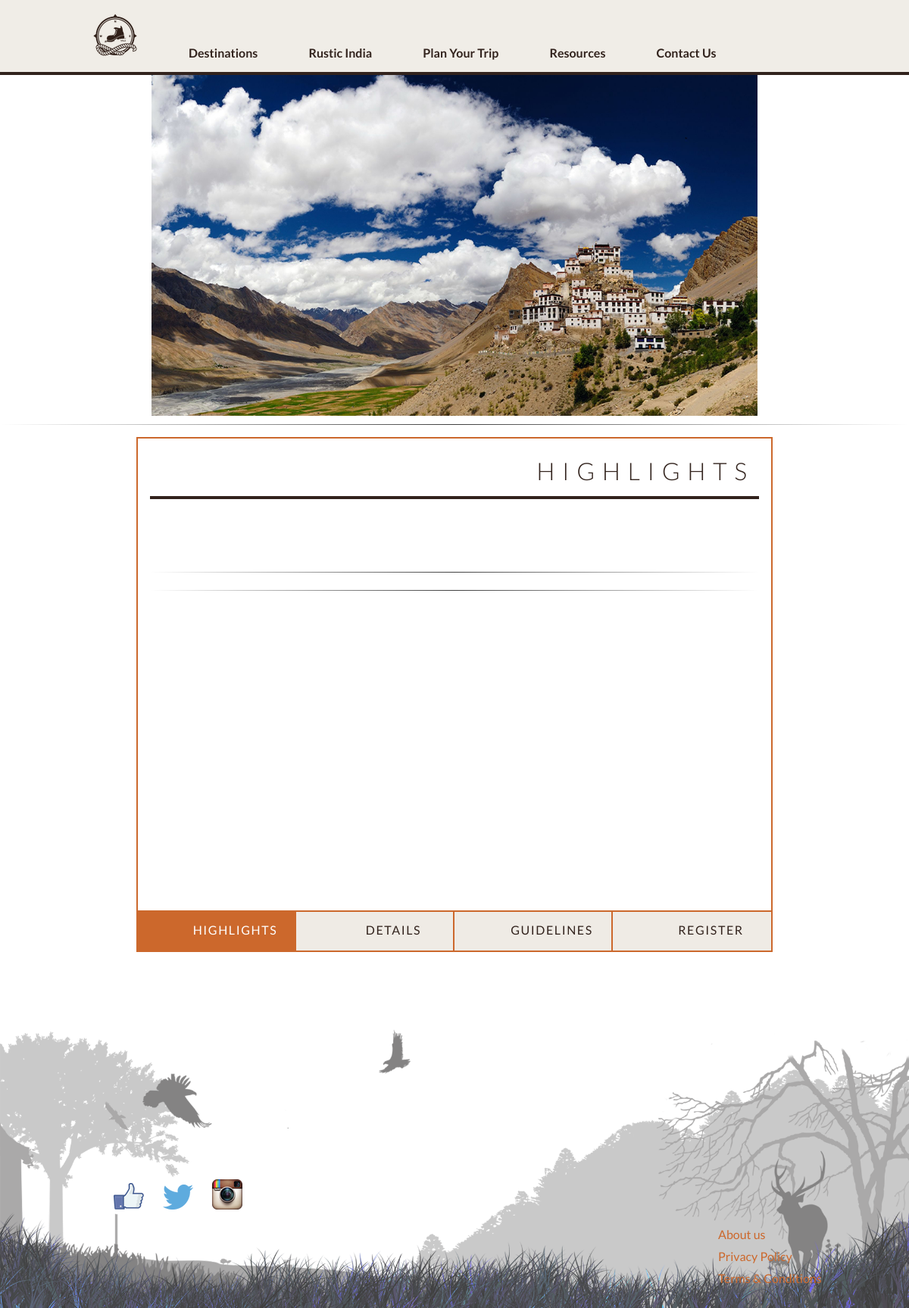
Before: /route.php?id=22 with the older database file.
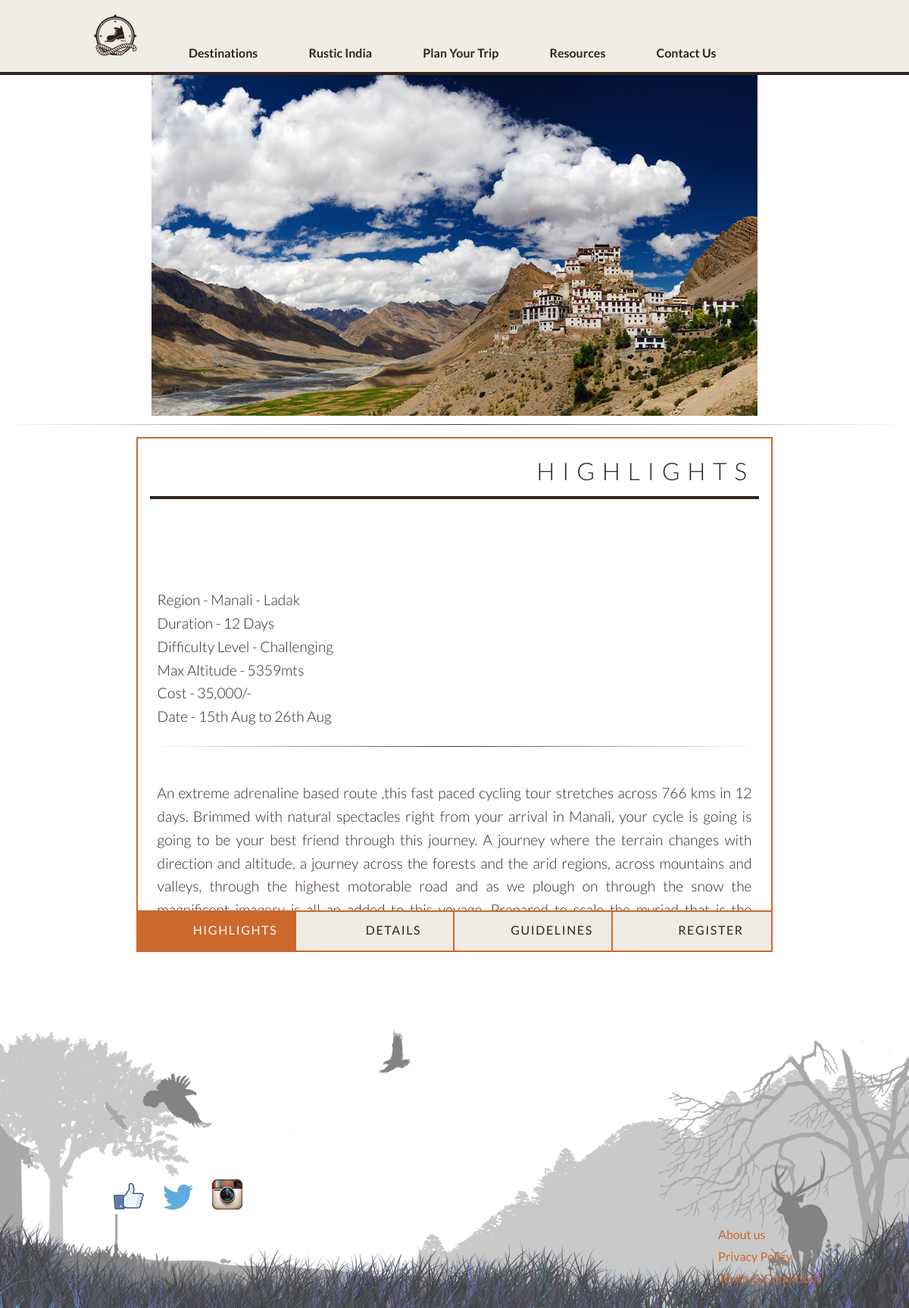
After: the same page with the newer database file.
### tables this page shows
CREATE TABLE `routes` (
  `id` int(11) NOT NULL AUTO_INCREMENT,
  `title` varchar(255) DEFAULT NULL,
  `belongsTo` int(11) DEFAULT NULL,
  `type` enum('fixed','unique','other') DEFAULT NULL,
  `image` varchar(255) DEFAULT NULL,
  PRIMARY KEY (`id`),
  KEY `belongsTo` (`belongsTo`),
  CONSTRAINT `routes_ibfk_1` FOREIGN KEY (`belongsTo`) REFERENCES `destinations` (`id`)
);

CREATE TABLE `destinations` (
  `id` int(11) NOT NULL AUTO_INCREMENT,
  `title` varchar(255) DEFAULT NULL,
  `codeName` varchar(255) DEFAULT NULL,
  `cover` varchar(255) NOT NULL,
  PRIMARY KEY (`id`)
);

CREATE TABLE `info` (
  `id` int(11) NOT NULL AUTO_INCREMENT,
  `title` varchar(255) DEFAULT NULL,
  `vital` text,
  `intro` text,
  `brief` text,
  `belongsTo` int(11) DEFAULT NULL,
  `details` text,
  `guidelines` text,
  PRIMARY KEY (`id`),
  KEY `belongsTo` (`belongsTo`),
  CONSTRAINT `info_ibfk_1` FOREIGN KEY (`belongsTo`) REFERENCES `routes` (`id`)
);

### route.php (the view, shortened to what this page needs)
<?php
	if(isset($_POST['submit'])){
		require_once("config.php");
		mysql_connect($DB_HOST,$DB_USER,$DB_PASS);
		mysql_select_db($DB_NAME);
		$des		=	mysql_real_escape_string($_GET["id"]);
		$trekDate	=	mysql_real_escape_string($_POST['date']);
		$firstName	=	mysql_real_escape_string($_POST['fname']);
		$sql="SELECT * FROM routes WHERE id=$des;";
		$query=mysql_query($sql) or die(mysql_error());
		$data=mysql_fetch_object($query);
		$des=$data->title;
		$email 		=	mysql_real_escape_string($_POST['email']);
		$dob		=	mysql_real_escape_string($_POST['dob']);
		$gender		=	mysql_real_escape_string($_POST['gender']);
		$address	=	mysql_real_escape_string($_POST['mail']);
		$city		=	mysql_real_escape_string($_POST['city']);
		$country	=	mysql_real_escape_string($_POST['country']);
		$phoneNum	=	mysql_real_escape_string($_POST['mobile']);
		$referal	=	mysql_real_escape_string($_POST['refereal']);
		$sql		=	"INSERT INTO PlanYourWeekEnd (`fname`, `lname`, `email`, `dob`, `sex`, `address`, `city`, `state`, `country`, `mobile`, `referer`, `dateOfTrip`, `destination`) VALUES('$firstName', '', '$email', '$dob','$gender','$address','$city','','$country','$phoneNum','$referal','$trekDate','$des');";
		if(mysql_query($sql)){
			header("location:thankYou.php?success");
		}else{
			header("location:thankYou.php?fail");
		}
	}else{
?>
<!DOCTYPE html>
<html lang="en" class="no-js">
<?php require 'partials/navbar.php' ?>
	<head>
		<link rel="stylesheet" type="text/css" href="css/content_default.css" />
		<link rel="stylesheet" type="text/css" href="css/content_component.css" />
	</head>
	<body>
		<div class="container">
			<div class="main">
			<center>
			<?php
				$id		=	mysql_real_escape_string($_GET['id']);
				$sql	=	"SELECT destinations.cover,routes.title,routes.type,routes.image,info.title,info.vital,info.brief,info.details,info.guidelines,info.intro FROM routes,destinations,info WHERE routes.belongsTo=destinations.id AND routes.id=$id AND info.belongsTo=routes.id;";
				$query	=	mysql_query($sql);
				$data	=	mysql_fetch_object($query);
			?>
			<img id="image" src="<?php echo $data->cover;?>" style='width:auto;' height="450" border="0" alt="cover">
			</center>
			<hr>
				<div id="cbp-contentslider" class="cbp-contentslider">
					<ul>
						<li id="slide1">
							<h3>Highlights</h3>
							<div>
								<div class="cbp-content">
									<p>
										<?php echo nl2br($data->vital."</p><hr><p>".$data->intro."</p><hr><p>".$data->brief); ?>
									</p>
								</div>
							</div>
						</li>
					</ul>
						<nav>
							<a href="#slide1" class=""><span>Highlights</span></a>
							<a href="#slide2" class=""><span>Details</span></a>
							<a href="#slide3" class=""><span>Guidelines</span></a>
							<a href="#slide4" class=""><span>Register</span></a>
						</nav>
				</div>
				<?php require 'partials/footer.php' ?>
			</div>
		</div>
	</body>
</html>
<?php } ?>

### partials/navbar.php (shortened to what this page needs)
<!DOCTYPE html>
<html lang="en" class="no-js">
	<head>
		<link rel="stylesheet" type="text/css" href="css/default.css" />
		<link rel="stylesheet" type="text/css" href="css/component.css" />
	</head>
	<header>
		<div class="container">
			<div class="main">
				<nav id="hrmenu" class="hrmenu">
					<ul>
						<li id="image">
							<a href="index.php" onclick="window.location='/index.php'"><img src="img/small_logo.png" alt=""></a>
						</li>
						<li>
							<a href="#">Destinations</a>
						</li>
						<li>
							<a href="#">Rustic India</a>
						</li>
						<li>
							<a href="planYourTrip.php" onclick="window.location='planYourTrip.php'">Plan Your Trip</a>
						</li>
						<li>
							<a href="#">Resources</a>
						</li>
						<li>
							<a href="#">Contact Us</a>
						</li>
					</ul>
				</nav>
			</div>
		</div>
	</header>
</html>

### partials/footer.php
<footer>
<div style="background:url('../img/Footer.png');background-repeat:no-repeat;background-position: top;background-size:100%; min-height:350px; margin-top:100px">
	<div style="padding-top:200px; margin-left: 150px; "><a href="https://facebook.com/onrusticroutes"><img style="margin-right:25px;" src="../img/facebook.png" alt=""></a><a href="https://www.twitter.com/onrusticroutes"><img src="../img/twitter.png" style="margin-right:25px;" alt=""></a><a href="https://www.instagram.com/on_rustic_routes"><img src="../img/instagram.png" style="margin-right:25px;" alt=""></a></div>
	<div style="padding:20px;"><div style="padding-right:20px; padding-bottom:10px; padding-left:80%;"><a href="#">About us</a></div><div style="padding-right:20px; padding-bottom:10px; padding-left:80%;"><a href="/legal.php#pp">Privacy Policy</a></div><div style="padding-right:20px; padding-bottom:10px; padding-left:80%;"><a href="/legal.php#tc">Terms & Conditions</a></div></div>
</div>
</footer>

### css/default.css (style rules this page uses)
body { min-width: 1170px; }
body, html { font-size: 100%; padding: 0; margin: 0; }
*, *:after, *:before { -webkit-box-sizing: border-box; -moz-box-sizing: border-box; box-sizing: border-box; }
body, header { font-family: 'Lato', Calibri, Arial, sans-serif; color: #32231d; }
a { color: #efebe5; text-decoration: none; }

### css/component.css (style rules this page uses)
hr { border: 0; height: 1px; background-image: -webkit-linear-gradient(left, rgba(0,0,0,0), rgba(0,0,0,0.75), rgba(0,0,0,0)); background-image: -moz-linear-gradient(left, rgba(0,0,0,0), rgba(0,0,0,0.75), rgba(0,0,0,0)); background-image: -ms-linear-gradient(left, rgba(0,0,0,0), rgba(0,0,0,0.75), rgba(0,0,0,0)); background-image: -o-linear-gradient(left, rgba(0,0,0,0), rgba(0,0,0,0.75), rgba(0,0,0,0)); }
.hrmenu { width: 100%; background: rgba(239,235,229,0.9); border-bottom: 4px solid #32231d; }
.hrmenu ul { margin: 0; padding: 0; list-style-type: none; }
.hrmenu > ul, .hrmenu .hrsub-inner { width: 90%; max-width: 70em; margin: 0 auto; padding: 0 1.875em; }
.hrmenu > ul > li { display: inline-block; }
.hrmenu > ul > li > a { font-weight: 700; padding: 1em 2em; color: #32231d; display: inline-block; }

### css/content_default.css (style rules this page uses)
body, html { font-size: 100%; padding: 0; margin: 0; }
body { font-family: 'Lato', Calibri, Arial, sans-serif; color: #cc682d; }
a { color: #cc682c; text-decoration: none; }
.main, .container > header { width: 100%; margin: 0 auto; }

### css/content_component.css (style rules this page uses)
body, html { font-size: 100%; padding: 0; margin: 0; }
body { font-family: 'Lato', Calibri, Arial, sans-serif; color: #cc682d; }
a { color: #cc682c; text-decoration: none; }
.main, .container > header { width: 100%; margin: 0 auto; }
html, body, .container, .main { height: 100%; }
.cbp-contentslider { width: 70%; height: 85%; margin: 1em auto; position: relative; border: 2px solid #cc682c; }
.cbp-contentslider > ul { list-style: none; height: 100%; width: 100%; overflow: scroll; position: relative; padding: 0; margin: 0; }
.cbp-contentslider > ul li { position: absolute; width: 100%; height: 100%; left: 0; top: 0; padding: 1em; background: #fff; }
.cbp-contentslider nav { position: absolute; bottom: 0; left: 0; right: 0; height: 3.313em; z-index: 1000; border-top: 2px solid #cc682c; overflow: hidden; }
.cbp-contentslider nav a { float: left; display: block; width: 20%; height: 100%; font-weight: 400; letter-spacing: 0.1em; overflow: hidden; color: #32231d; background: #efebe5; outline: none; text-align: center; line-height: 3; position: relative; padding-left: 3.125em; text-transform: uppercase; border-right: 2px solid #cc682c; -webkit-transition: color 0.2s ease-in-out, background-color 0.2s ease-in-out; -moz-transition: color 0.2s ease-in-out, background-color 0.2s ease-in-out; transition: color 0.2s ease-in-out, background-color 0.2s ease-in-out; }
.cbp-contentslider nav a span { display: block; }
.cbp-contentslider nav a:last-child { border: none; box-shadow: 1px 0 #cc682c; }
.cbp-contentslider nav a.rc-active { background-color: #cc682c; color: #fff; }
.cbp-contentslider h3 { font-size: 2em; height: 2em; line-height: 1.7; font-weight: 300; margin: 0 0 0.3em; position: relative; color: #32231d; text-transform: uppercase; text-align: right; letter-spacing: 0.3em; padding: 0 0.2em 0 0; border-bottom: 4px solid #32231d; }
.cbp-contentslider li > div { position: absolute; top: 9em; bottom: 3.313em; width: 100%; left: 0; padding: 0 1em; overflow-x: hidden; overflow-y: auto; }
.cbp-contentslider .cbp-content { vertical-align: top; padding: 1em 0; }
.cbp-contentslider p { color: #32231d; padding: 0 0.5em 0.4em; margin: 0; font-size: 1.2em; font-weight: 300; text-align: justify; line-height: 1.6; }

Changed rows visible on the page:
changed through a linked row, routes: info.vital+intro+brief (not shown) → "Region - Manali - Ladak Duration - 12 Days Difficulty Level - Challenging Max Altitude - 5359mts Cost - 35,000/- Date - 15th Aug to 26th Aug An extreme adrenaline based route ,this fast paced cycling tour stretches across 766 kms in 12 days. Brimmed with natural spectacles right from your arrival in Manali, your cycle is going is going to be your best friend through this journey. A journey where the terrain changes with direction and altitude, a journey across the forests and the arid regions, across mountains and valleys, through the highest motorable road and as we plough on through the snow the…"
